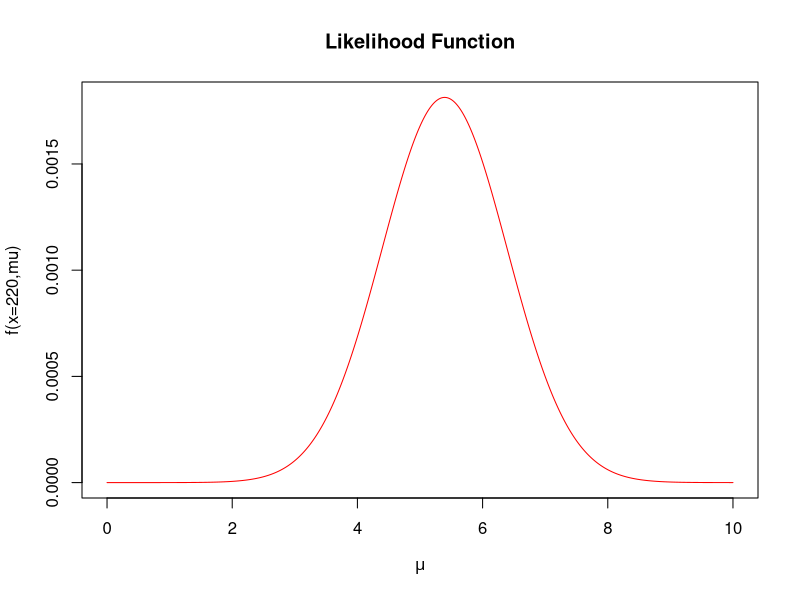

Source code (R):
#Answer 4.1 part (a)----

fu = function(x,mu)
{
  exp(-(((log(x)-mu)^2)*0.5))/(x*sqrt(2*pi))
}
x_value = 220
mu_values = seq(from = 0,to = 10,by = 0.01 )
fu_values = fu(x_value,mu_values)
plot(mu_values,fu_values,col = "red",pch = 16,
     main = "Likelihood Function",
     xlab = expression(mu),
     ylab = "f(x=220,mu)",type = 'l')


